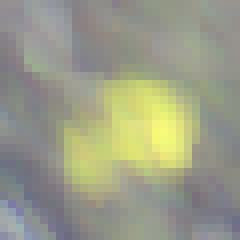
#> input picture plant3/sapling/10001,10239.tif, 30 x 30 px, given in place of Mac_1120_UTM.tif, which was not available (shown 8 times larger)
$ python label_chunks.py 5
#> lines starting #> are read from the running program, lines starting #| are printed output that depends on the picture
import matplotlib.pyplot as plt
from tifffile import imread, imwrite
from os import listdir
from os.path import isfile, join
import skimage.segmentation as seg
import skimage.color as color
import skimage.future.graph as graph
from skimage.measure import label, regionprops
import matplotlib.patches as mpatches
# import osgeo
# from osgeo import gdal
# import gdal
import cv2

import numpy as np
import os
import time
import math

import sys


start_time = time.time()

# [8 lines of commented-out code are left out]
def onclick(event):
    if event.dblclick:
        print("(",int(event.xdata),",",int(event.ydata),"),")


    # if len(ncoords) == 2:
    #     f.canvas.mpl_disconnect(cid)

    # return ncoords

# [155 lines left out: functions read_coords, crop, crop_and_write, crop_and_write_from_mid, find_xy, verify_chunks and 4 more, not called in this run]


def main():

    '''
    mode: 1 while looking at full image to find locations to add to coords.
          2 to display selected x,y locations specified in coords to make sure they're correct.
          3 to save segments to training/<your_class>/ after verifiying they look okay.
    path: path to the full image
    dest: path to training folder for respective class
    coords: list of (x, y) location of top left pixel of each segment
    dim: size of chunk side (I think 2 is what we want?)
    '''
    path = "../data/Mac_1120_UTM.tif"
    dest = "p3chunks/bush"
    mode = int(sys.argv[1])
    dim = 30


    road = [
        (3581, 5553),
        (1390, 3886),
        (1980, 4163),
        (1631, 3947),
        (2649, 4641),
        (3192, 5166),
        (3424, 5388),
        (2979, 4929),
        (3890, 5819),
        (4295, 6327),
        (4629, 6739),
        (4856, 7038),
        (5055, 7233),
        (5153, 7309),
        (5373, 7582),
        (5540, 7860),
        (5657, 8098),
        (6890, 9415),
        (7007, 9575),
        (2122, 4244),
        (2556, 4564),
        (2704, 4709),
        (3120, 5065),
        (3715, 5680),
        (4090, 6081),
        (4456, 6476),
        (4985, 7160),
        (4241, 6202),
        (5435, 7706),
        (1258, 3726),
        (1247, 3895),
        (1384, 3983),
        (1506, 3967),
        (2871, 4802),
        (3049, 5003),
        (3237, 5231),
        (3349, 5356),
        (4677, 6806),
        (5214, 7392),
        (5280, 7468),
        (5748, 8226),
        (5596, 7956),
        (1726, 3988),
        (1570, 4031),
        (1724, 3876),
        (1776, 4051),
        ( 1052 , 3737 ),
        ( 1178 , 3825 ),
        ( 1300 , 3933 ),
        ( 1435 , 3950 ),
        ( 1479 , 3892 ),
        ( 1651 , 4015 ),
        ( 1850 , 4094 ),
        ( 1923 , 4137 ),
        ( 2413 , 4467 ),
        ( 2942 , 4873 ),
        ( 3389 , 5314 ),
        ( 2503 , 4566 ),
        ( 3629 , 5617 ),
        ( 3663 , 5581 ),
        ( 4373 , 6414 ),
        ( 3487 , 5506 ),
        ( 3561 , 5477 ),
        ( 3922 , 5876 ),
        ( 4163 , 6179 ),
        ( 4572 , 6720 ),
        ( 4642 , 6693 ),
        ( 4719 , 6893 ),
        ( 4763 , 6879 ),
        ( 5051 , 7181 ),
        ( 5124 , 7255 ),
        ( 5210 , 7337 ),
        ( 5304 , 7543 ),
        ( 5351 , 7514 ),
        ( 5383 , 7652 ),
        ( 5427 , 7637 ),
        ( 5468 , 7781 ),
        ( 5630 , 8025 ),
        ( 5698 , 8172 ),
        ( 5780 , 8313 ),
        ( 3284 , 5289 ),
        ( 3471 , 5469 ),
        ( 3525 , 5509 ),
        ( 3763 , 5727 ),
        ( 3816 , 5776 ),
        ( 3995 , 5954 ),
        ( 6520 , 8954 ),
        ( 6622 , 9047 ),
        ( 6778 , 9247 ),
        ( 6947 , 9467 ),
        ( 7033 , 9640 ),
        ( 7098 , 9764 ),
        (2484, 4501)
    ]
    grass = [
     (2807, 1846),
     (2517, 2237),
     (2739, 2896),
     (2762, 4148),
     (3724,3856),
     (7165,5228),
     (8084,7412),
     (5179,5933),
     (10203,6336),
     (9860, 6951),
     (10052, 7021),
     (8788, 7340),
     (9606, 7686),
     (7301, 8923),
     (9444,8742),
     (7009,9440),
     (7846,10980),
     (8635,10628),
     (9508,11457),
     (8675, 10474),
     (8618, 7156),
     (9618, 6926),
     (8931, 7848),
     (9787, 8750),
     (7624, 10457),
     (11814, 8312),
     (9133, 11777),
     (10416, 9874),
     (9164, 8352),
     (8121, 8863),
     ( 8183 , 7355 ),
    ( 8869 , 7777 ),
    ( 11959 , 7921 ),
    ( 10157 , 8161 ),
    ( 11521 , 8751 ),
    ( 10952 , 8845 ),
    ( 8829 , 9838 ),
    ( 8944 , 9872 ),
    ( 9130 , 10016 ),
    ( 9357 , 9897 ),
    ( 9062 , 10215 ),
    ( 8619 , 10399 ),
    ( 8595 , 10511 ),
    ( 8557 , 10651 ),
    ( 8487 , 10630 ),
    ( 8862 , 10701 ),
    ( 8936 , 10659 ),
    ( 8989 , 10464 ),
    ( 8405 , 10812 ),
    ( 9062 , 10213 ),
    ( 7665 , 10677 ),
    ( 7713 , 10762 ),
    ( 7755 , 10864 ),
    ( 7895 , 11174 ),
    ( 7802 , 11201 ),
    ( 7845 , 11264 ),
    ( 8186 , 10774 ),
    ( 7857 , 10890 ),
    ( 10152 , 11093 ),
    ( 7607 , 10388 ),
    ( 7806 , 10842 ),
    ( 7898 , 11126 ),
    ( 9793 , 9718 ),
    ( 9923 , 9763 ),
    ( 10047 , 9981 ),
    ( 10542 , 9884 ),
    ( 10721 , 9943 ),
    ( 10178 , 10355 ),
    ( 10260 , 10330 ),
    ( 10334 , 10368 ),
    ( 10238 , 10445 ),
    ( 10232 , 10926 ),
    ( 10161 , 10962 ),
    ( 10221 , 11007 ),
    ( 10299 , 10997 ),
    ( 10340 , 11085 ),
    ( 9099 , 11364 ),
    ( 9225 , 11390 ),
    ( 9299 , 11406 ),
    ( 8978 , 11605 ),
    ( 9131 , 11598 ),
    ( 9189 , 11647 ),
    ( 9117 , 11724 ),
    ( 9221 , 11690 ),
    ( 9313 , 11649 ),
    ( 9426 , 11641 ),
    ( 9552 , 11536 ),
    ( 7517 , 8683 ),
    ( 7440 , 9325 ),
    ( 7653 , 9078 ),
     (3647, 2102)
    ]
    saps = [
        ( 5881 , 5280 ),
        ( 6070 , 5172 ),
        ( 5619 , 5258 ),
        ( 5285 , 5166 ),
        ( 5139 , 5070 ),
        ( 5199 , 5015 ),
        ( 5147 , 5299 ),
        ( 5822 , 3877 ),
        ( 5606 , 4140 ),
        ( 4186 , 4408 ),
        ( 4027 , 4803 ),
        ( 3972 , 4883 ),
        ( 4803 , 4295 ),
        ( 4941 , 4269 ),
        ( 5234 , 4370 ),
        ( 4777 , 4504 ),
        ( 4952 , 4490 ),
        ( 5214 , 4477 ),
        ( 4757 , 4700 ),
        ( 5031 , 4786 ),
        ( 4990 , 4713 ),
        ( 5605 , 4139 ),
        ( 5794 , 4182 ),
        ( 5428 , 4192 ),
        ( 5515 , 4221 ),
        ( 5715 , 4525 ),
        ( 6028 , 5264 ),
        ( 6069 , 5170 ),
        ( 5996 , 5117 ),
        ( 5947 , 5220 ),
        ( 5902 , 5126 ),
        ( 5883 , 5279 ),
        ( 5810 , 5156 ),
        ( 5801 , 5263 ),
        ( 5710 , 5204 ),
        ( 5617 , 5258 ),
        ( 5581 , 5360 ),
        ( 5356 , 5057 ),
        ( 5470 , 5157 ),
        ( 5284 , 5165 ),
        ( 5276 , 5090 ),
        ( 5257 , 5355 ),
        ( 5208 , 5151 ),
        ( 5200 , 5015 ),
        ( 5114 , 4864 ),
        ( 5140 , 5071 ),
        ( 5148 , 5174 ),
        ( 5151 , 5297 ),
        ( 5050 , 5302 ),
        ( 5062 , 5225 ),
        ( 4810 , 5275 ),
        ( 9987 , 10976 ),
        ( 10526 , 11423 ),
        ( 10586 , 11365 ),
        ( 10657 , 11336 ),
        ( 10683 , 11558 ),
        ( 10839 , 11472 ),
        ( 10840 , 11576 ),
        ( 11344 , 10754 ),
        ( 4976 , 5348 )
    ]

    bush = [
        ( 12391 , 9527 ),
        ( 12409 , 9553 ),
        ( 12831 , 9615 ),
        ( 12835 , 9645 ),
        ( 13090 , 9015 ),
        ( 13111 , 9031 ),
        ( 12910 , 8309 ),
        ( 12934 , 8327 ),
        ( 11065 , 8446 ),
        ( 11097 , 8460 ),
        ( 9283 , 8035 ),
        ( 9330 , 8054 ),
        ( 9306 , 8075 ),
        ( 4892 , 7477 ),
        ( 4917 , 7478 ),
        ( 4871 , 7514 ),
        ( 4915 , 7515 ),
        ( 4960 , 7515 ),
        ( 4964 , 7551 ),
        ( 4918 , 7555 ),
        ( 4878 , 7550 ),
        ( 4909 , 7578 ),
        ( 4946 , 7581 ),
        ( 6616 , 6813 ),
        ( 6629 , 6832 ),
        ( 6019 , 6753 ),
        ( 6021 , 6767 ),
        ( 10807 , 7200 ),
        ( 3653 , 6197 ),
        ( 3691 , 6200 ),
        ( 3664 , 6227 ),
        ( 3705 , 6231 ),
        ( 3683 , 6261 ),
        ( 3496 , 5741 ),
        ( 3527 , 5739 ),
        ( 3525 , 5721 ),
        ( 3490 , 5685 ),
        ( 3794 , 4942 ),
        ( 3830 , 4942 ),
        ( 3846 , 4964 ),
        ( 5503 , 5873 ),
        ( 5541 , 5877 ),
        ( 5499 , 5904 ),
        ( 5542 , 5902 ),
        ( 5522 , 5924 ),
        ( 8988 , 5275 ),
        ( 9013 , 5284 ),
        ( 2880 , 4462 ),
        ( 2914 , 4477 ),
        ( 2909 , 4505 ),
        ( 2967 , 4672 ),
        ( 3018 , 4683 ),
        ( 3050 , 4670 ),
        ( 3571 , 4776 ),
        ( 3571 , 4801 ),
        ( 3801 , 4903 ),
        ( 3852 , 4906 ),
        ( 3805 , 4940 ),
        ( 3848 , 4954 ),
        ( 4088 , 4217 ),
        ( 4099 , 4278 ),
        ( 4040 , 4256 ),
        ( 4127 , 4252 ),
        ( 4667 , 4853 ),
        ( 4716 , 4838 ),
        ( 4674 , 4801 ),
        ( 4726 , 4783 ),
        ( 4700 , 4821 ),
        ( 4877 , 4863 ),
        ( 4934 , 4877 ),
        ( 4895 , 4912 ),
        ( 5266 , 4582 ),
        ( 5298 , 4553 ),
        ( 5894 , 4332 ),
        ( 5883 , 4322 ),
        ( 5907 , 4349 ),
        ( 6159 , 4539 ),
        ( 6182 , 4549 ),
        ( 6171 , 4515 ),
        ( 6179 , 4494 ),
        ( 7700 , 3953 ),
        ( 7724 , 3939 ),
        ( 7727 , 3925 ),
        ( 8997 , 5278 ),
        ( 3496 , 5680 ),
        ( 3523 , 5728 ),
        ( 3513 , 5744 ),
        ( 3662 , 6206 ),
        ( 3683 , 6231 ),
        ( 3697 , 6253 ),
        ( 1086 , 5186 ),
        ( 1108 , 5225 ),
        ( 1433 , 4885 ),
        ( 1450 , 4857 ),
        ( 1408 , 4857 ),
        ( 1420 , 4833 )

    ]

    coords = grass

    rgb = imread(path)
#> rgb is the input picture: shape (30, 30, 4); mean R, G, B, A 154.4, 156, 135.9, 255
    rgb = (rgb/65535).astype('float32') #for plantation 3 color depth
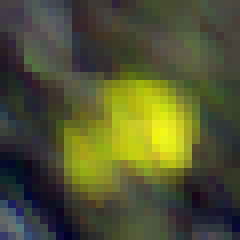
#> rgb: shape (30, 30, 4) float32 (shown 8 times larger); mean R, G, B, A 0.00236, 0.00238, 0.00207, 0.00389; drawn with min black and max white


    print("saps: ", len(saps))
    print("road: ", len(road))
    print("grass: ", len(grass))
    print("bush: ", len(bush))


    if mode == 1:
        coords = read_coords("../plant3/")
        all_coords = coords + road + grass + saps
        im = mark_img(rgb, all_coords)


        f, axes = plt.subplots(1,1)
        axes.imshow(im)

        cid = f.canvas.mpl_connect('button_press_event', onclick)
        plt.show()


    elif mode == 2:
        segs = []
        print(len(coords))
        coords = bush

        for coord in coords:
            cropped = crop(rgb, coord[0], coord[1], dim)
            segs.append(cropped)
        verify_chunks(segs)

    elif mode == 3:
            print(len(coords))
            coords = bush

            for coord in coords:
                crop_and_write_from_mid(rgb, coord[0], coord[1], dim, dest)


main()

$ run again, on plant3/sapling/2349,4041.tif
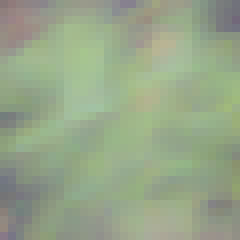
#> input picture plant3/sapling/2349,4041.tif, 30 x 30 px, given in place of Mac_1120_UTM.tif, which was not available (shown 8 times larger)
#> in main, rgb is the input picture: shape (30, 30, 4); mean R, G, B, A 150.5, 165.6, 137.1, 255
#> in main, `rgb = (rgb/65535).astype('float32')`:
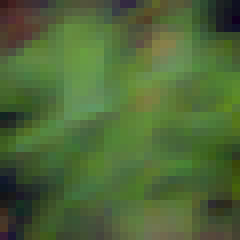
#> rgb: shape (30, 30, 4) float32 (shown 8 times larger); mean R, G, B, A 0.0023, 0.00253, 0.00209, 0.00389; drawn with min black and max white

$ run again, on plant3/sapling/2442,4174.tif
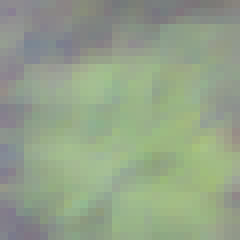
#> input picture plant3/sapling/2442,4174.tif, 30 x 30 px, given in place of Mac_1120_UTM.tif, which was not available (shown 8 times larger)
#> in main, rgb is the input picture: shape (30, 30, 4); mean R, G, B, A 147.3, 162.1, 137.4, 255
#> in main, `rgb = (rgb/65535).astype('float32')`:
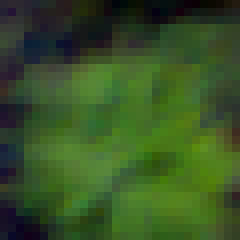
#> rgb: shape (30, 30, 4) float32 (shown 8 times larger); mean R, G, B, A 0.00225, 0.00247, 0.0021, 0.00389; drawn with min black and max white

$ run again, on plant3/sapling/2623,3773.tif
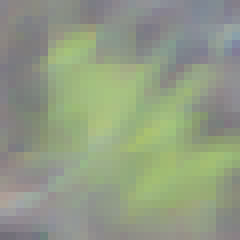
#> input picture plant3/sapling/2623,3773.tif, 30 x 30 px, given in place of Mac_1120_UTM.tif, which was not available (shown 8 times larger)
#> in main, rgb is the input picture: shape (30, 30, 4); mean R, G, B, A 145.5, 155.8, 132.2, 255
#> in main, `rgb = (rgb/65535).astype('float32')`:
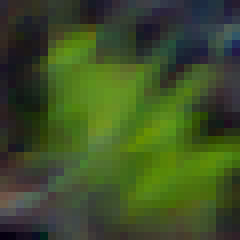
#> rgb: shape (30, 30, 4) float32 (shown 8 times larger); mean R, G, B, A 0.00222, 0.00238, 0.00202, 0.00389; drawn with min black and max white
